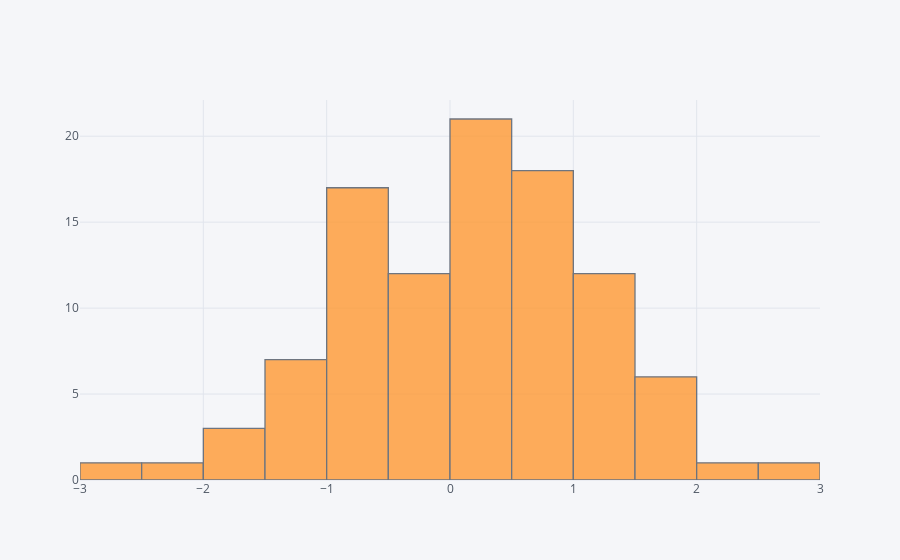

The cell this chart's notebook holds for it:
### Markdown cell above
## histogram

### Code cell
df['A'].iplot(kind='hist',bins=25)

### Figure 1 — Plotly figure (JSON) as saved in the notebook; plotly's stock layout.template omitted (floating-point values rounded to 4 significant figures)
{"data": [{"histfunc": "count", "histnorm": "", "marker": {"color": "rgba(255, 153, 51, 1.0)", "line": {"color": "#4D5663", "width": 1.3}}, "name": "A", "nbinsx": 25, "opacity": 0.8, "orientation": "v", "type": "histogram", "x": [-0.8717, -2.495, 1.331, 0.1335, 0.8084, 0.8585, 0.6097, -1.467, 0.1996, 0.6392, -1.492, 2.514, 0.7089, 0.3459, -0.7128, 1.569, 1.509, 0.0849, -0.3169, 1.318, 0.6819, -0.0594, 1.213, 1.07, -0.677, -0.1128, -1.083, 0.382, 0.3414, 0.987, -0.3242, -0.4778, -0.9368, -0.653, 1.66, 0.1202, 1.899, 0.2629, -1.371, -2.944, 0.6271, -1.698, -0.9914, 1.069, 1.521, -0.4517, 2.092, 1.634, 0.9358, -1.141, -0.4329, -1.277, -0.6408, -0.1226, 0.2888, 0.6239, 0.5411, 1.021, -0.78, 0.377, 0.394, -0.574, 0.7599, 0.6409, 1.001, -0.01623, -0.5599, 0.9061, 0.3595, 0.7286, 0.2593, -0.2727, -0.8027, 0.3623, -0.6156, 0.877, 1.09, 0.6419, -1.771, -0.5016, 0.2714, -0.6198, -0.02155, -0.5933, 0.3577, 0.9135, -0.5296, 1.111, 1.103, 0.1566, 1.201, 0.2465, 0.03085, -0.373, 0.4551, 1.11, -1.391, -0.7054, 0.1228, -1.927]}], "layout": {"barmode": "overlay", "legend": {"bgcolor": "#F5F6F9", "font": {"color": "#4D5663"}}, "paper_bgcolor": "#F5F6F9", "plot_bgcolor": "#F5F6F9", "titlefont": {"color": "#4D5663"}, "xaxis1": {"gridcolor": "#E1E5ED", "showgrid": true, "tickfont": {"color": "#4D5663"}, "title": "", "titlefont": {"color": "#4D5663"}, "zerolinecolor": "#E1E5ED"}, "yaxis1": {"gridcolor": "#E1E5ED", "showgrid": true, "tickfont": {"color": "#4D5663"}, "title": "", "titlefont": {"color": "#4D5663"}, "zerolinecolor": "#E1E5ED"}}}
